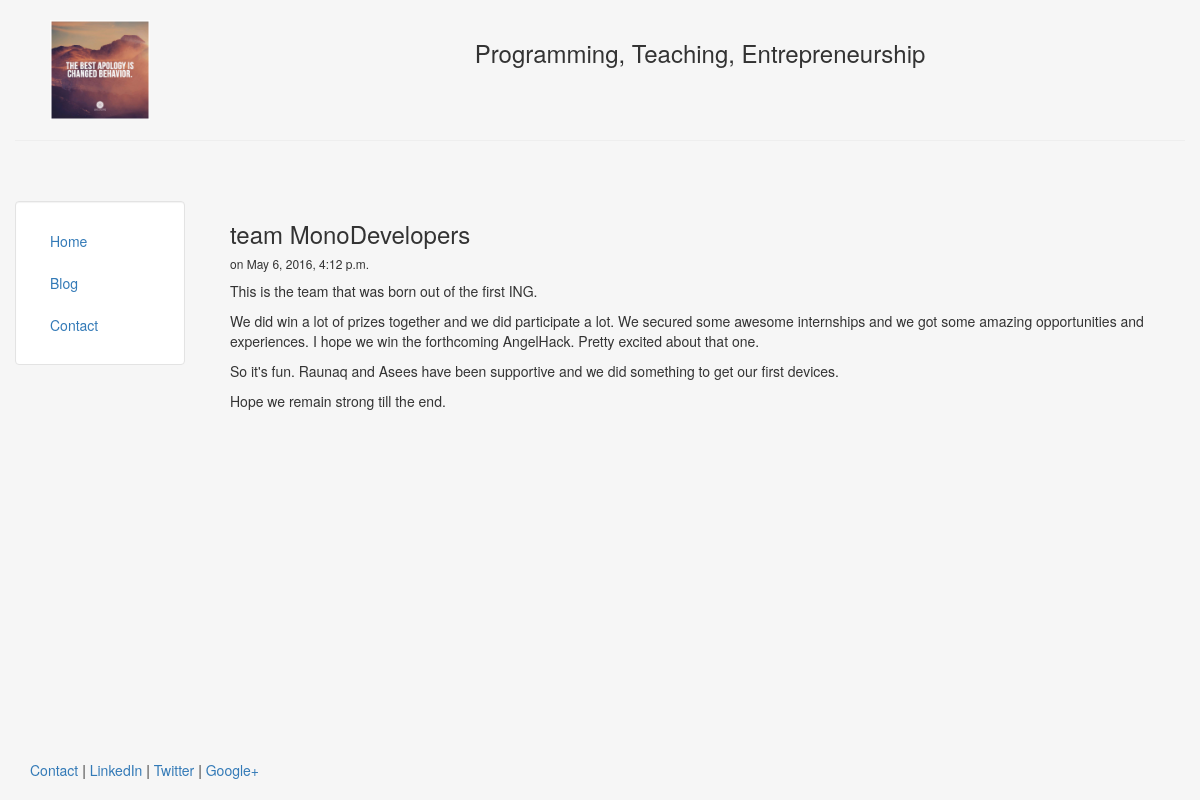
Page /blog/3 on the committed database.
### blog/models.py (models this page shows, shortened)
class Post(models.Model):
	title = models.CharField(max_length = 140)
	body = models.TextField()
	date = models.DateTimeField()

### blog/templates/blog/post.html
{% extends "person/header.html"%}
{% block content %}
	<h3>{{post.title}}</h3>
	<h6>on {{post.date}}</h6>
	{{post.body | safe | linebreaks}}
{% endblock %}

### person/templates/person/header.html (style rules this page uses)
html, body { height:100% }

### rows in the picture
Post: title "team MonoDevelopers", date "May 6, 2016, 4:12 p.m.", body "This is the team that was born out of the first ING. We did win a lot of prizes together and we did participate a lot. We secured some awesome internships and we got some amazing opportunities and experiences. I hope we win the forthcoming AngelHack. Pretty excited about that one. So it's fun. Raunaq and Asees have been supportive and we did something to get our first devices. Hope we remain strong till the end."
